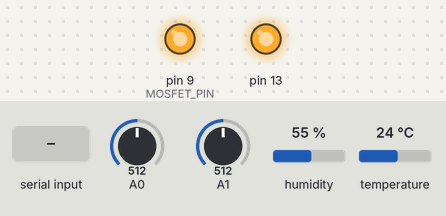
Simulated run of this sketch. Board: Arduino Uno, built for the host (arithmetic inside an expression is 32-bit, double 64-bit). Shown: output pins drawn as LEDs (lit = HIGH). The test bench sets the inputs (shaded band); at power-on: temperature 24 °C, A0 = 512, A1 = 512, humidity 55 %. What the sketch prints to the serial monitor is not drawn.

Above: at 1.2 s.
1.3 s: temperature set to 23.3 °C
4.1 s: temperature set to 22.6 °C
5.6 s: temperature set to 21.2 °C
At 6.8 s:
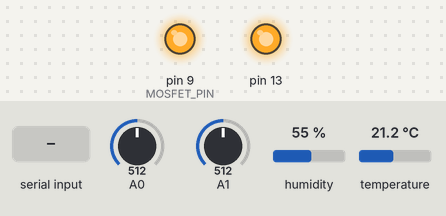
7.8 s: "1\n" received over Serial
At 8.8 s:
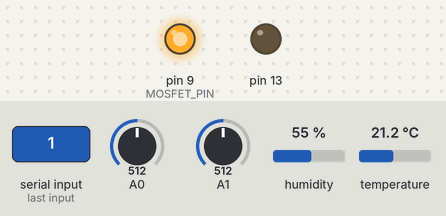
9.3 s: temperature set to 12 °C
At 11.13 s:
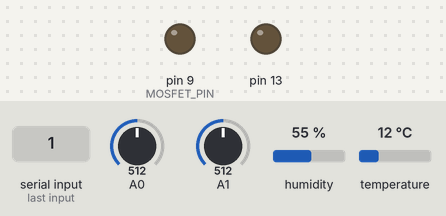
Timing chart, 0 to 12.7 s (numbered marks = the images above; inputs shaded):
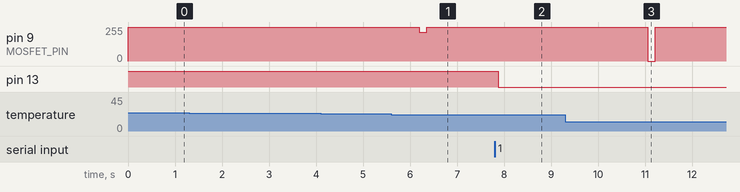

Measured:
- after the input at 1.3 s, every drawn part: stays the same
- after the input at 4.1 s, every drawn part: stays the same
- after the input at 5.6 s, pin 9 (MOSFET_PIN): 255/255 → 217/255 after 0.59 s, → 255/255 0.16 s later
- after the input at 7.8 s, pin 13: HIGH → LOW after 0.08 s
- after the input at 9.3 s, pin 9 (MOSFET_PIN): 255/255 → 0/255 after 1.8 s, → 255/255 0.16 s later

The sketch:

main.ino
```cpp
#include <PID_v1.h>
#include <LiquidCrystal.h>
#include <TimeLib.h>
#include <Time.h>
#include <ArduinoJson.h>
#include "DHT.h"
#include <math.h>

#define DHT_PIN 2
#define DHT_TYPE DHT22
#define MOSFET_PIN 9
#define OTHERM_PIN 1
#define ITHERM_PIN 0
#define RS_PIN 12
#define EN_PIN 11
#define D4_PIN 5
#define D5_PIN 4
#define D6_PIN 3
#define D7_PIN 2

const double Rref = 10000.0; // Résistance de référence à 25°C
const double V_IN = 5.0; // Alimentation électrique

/* Information de la thermistance */
const double A_1 = 3.354016E-3;
const double B_1 = 2.569850E-4;
const double C_1 = 2.620131E-6;
//const double D_1 = 6.383091E-8;

/* Composantes du PID */
double input;
double output;
double brink;
double kp=10,ki=15,kd=5;

PID pid(&input, &output, &brink,kp,ki,kd, DIRECT);

DHT dht(DHT_PIN, DHT_TYPE);

void setup() {
  Serial.begin(19200);
  dht.begin();
  pinMode(13, OUTPUT);
  digitalWrite(13, HIGH);
  input = dht.readTemperature();
  brink = 18;
  pid.SetMode(AUTOMATIC);
}

void loop() {
  input = dht.readTemperature();
 // Serial.print("Input : ");
 // Serial.println(input);
  if (!isnan(input))
    pid.Compute();
  else
    output = 255;
  output = 255 - output;
 // Serial.print("Output : ");
 // Serial.println(output);

  analogWrite(MOSFET_PIN, output);
  buildData(dht.readTemperature(), getTempFromThermistor(OTHERM_PIN), getTempFromThermistor(ITHERM_PIN), dht.readHumidity());
  readNewBrink();
 // delay(2000);
}

double SteinhartHart(double R) {
  /* Division de l'équation en 4 parties. La premiere est uniquement A1 */
  double equationB1 = B_1 * log(R/Rref);
  double equationC1 = C_1 * pow(log(R/Rref), 3);
 // double equationD1 = D_1 * pow(log(R/Rref), 3);
  double equation = 1/(A_1 + equationB1 + equationC1) ;//+ equationD1;
  return equation;
}

/* Calcul de la température à partir d'une thermistance */
double getTempFromThermistor(int pin) {
  /* Calcul de la tension sur la borne analogique */
  double valeurAnalog = analogRead(pin);
  double V =  valeurAnalog / 1024 * V_IN;

  /* Calcul de la résistance de la thermistance */
  double Rth = (Rref * V ) / (V_IN - V);

  /* Calcul de la température en kelvin(Steinhart and Hart) */
  double kelvin = SteinhartHart(Rth);
  return kelvin - 273.15; //Conversion en celsius
}

/* On crée un objet JSON qui comprend les données des captuers */
void buildData(double ins_temp, double out_temp, double m_temp, double dampness) {
  if (isnan(ins_temp))
    ins_temp = -1;
  if (isnan(out_temp))
    out_temp = -1;
  if (isnan(m_temp))
    m_temp = -1;
  if (isnan(dampness))
    dampness = -1;

  const size_t bufferSize = JSON_ARRAY_SIZE(4) + JSON_OBJECT_SIZE(2) + 5*JSON_OBJECT_SIZE(3);
  DynamicJsonBuffer jsonBuffer(bufferSize);
  JsonObject& root = jsonBuffer.createObject();
  JsonArray& data = root.createNestedArray("measurements");
  JsonObject& data_0 = data.createNestedObject();
  JsonObject& data_1 = data.createNestedObject();
  JsonObject& data_2 = data.createNestedObject();
  JsonObject& data_3 = data.createNestedObject();

  root["measuredAt"] = String(year()) + '-' + String(month()) + '-' + String(day()) + ' ' + String(hour()) + ':' + String(minute()) + ':' + String(second());
  root["brink"] = brink;

  data_0["sensor"] = "dht22";
  data_0["label"] = "Inside temperature";
  data_0["value"] = ins_temp;

  data_1["sensor"] = "thermistor";
  data_1["label"] = "Outside temperature";
  data_1["value"] = out_temp;

  data_2["sensor"] = "thermistor";
  data_2["label"] = "Module temperature";
  data_2["value"] = m_temp;

  data_3["sensor"] = "dht22";
  data_3["label"] = "Dampness";
  data_3["value"] = dampness;

  sendJSON(root);
}

/* On envoie le JSON sur le port série */
void sendJSON(JsonObject& root) {
  root.printTo(Serial);
  Serial.println("\n");
}

/* On lit la nouvelle consigne envoyé par l'IHM */
void readNewBrink() {
  if (Serial.available() > 0) {
    digitalWrite(13, LOW);
    brink = Serial.readString().toDouble();
  }
}
```
